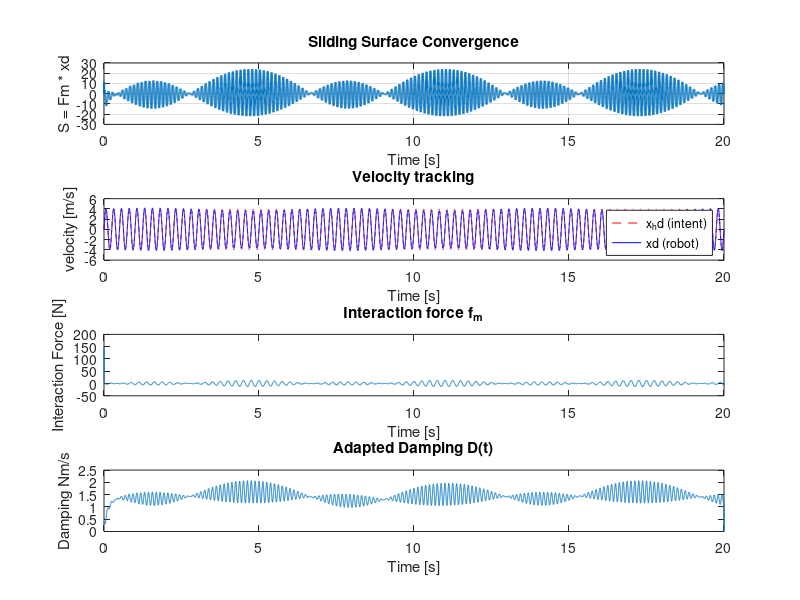

This chart was generated by the following MATLAB code:
clear; clc; close all;
%% parameters
dt = 0.001;
T = 20;
t = 0:dt:T;
N = numel(t);

% Human dynamics parameters
Mh = 0.1*sin(t) + 1.5;
Dh = 0.05*sin(0.5*t) + 0.1;
% Robot dynamics parameters
Ma = 2;
Da = 0.4;

Dmin = 0.05;
Dmax = 100.0;

%% preallocation
x = zeros(1, N);
xd = zeros(1, N);
xdd = zeros(1, N);

fh = zeros(1, N);
fm = zeros(1, N);
% fm_comp = zeros(1, N);

lam = zeros(1, N);
lamh = zeros(1, N);
A = zeros(1, N);


D = zeros(1, N);
Dd = zeros(1, N);
S = zeros(1, N);
%% Sinusoidal motion profile

scenario = 1; % 1 for sine, 2 for arctan

switch scenario
    case 1
        % freq = 0.1;
        % amp   = 1;  % [m] amplitude

        freq = 4;
        amp   = 4;  % [m] amplitude
        xhd = amp * sin(2*pi*freq*t);
        xhdd = amp * 2*pi * freq * cos(2*pi*freq*t);
    case 2
        A = 0.05;
        k = 30;
        % move-and-stop using arctan profile
        xh = A * atan(k * (t-3));
        xhd = A * k ./ (1 + (k * (t-3)).^2);
        xhdd = -2 * A * k^3 * (t-3) ./ (1 + (k * (t-3)).^2).^2;
end

%% Sim loop
xd(1) = 0;
xdd(1) = 0;

fh(1) = Mh(1) * xhdd(1) + Dh(1) * xhd(1);
fm(1) = Mh(1) * (xhdd(1) - xdd(1)) + Dh(1) * (xhd(1) - xd(1));

D(1) = Da;
eps = 3e-1; % [[[[[[[[[[how to adaptively tune epsilon]]]]]]]]]] 3e-1
gamma = 0.05; % scaling coeff of fm
ks = 1; % sliding gain
phi = 0.01; % boundary layer width
% %%
% Fstd = 0.001;
% clamp = @(x, minVal, maxVal) max(min(x, maxVal), minVal);
%%

xdd(2) = (1/Ma) * (fh(1) - D(1) * xd(1));
xd(2) = xd(1) + xdd(2) * dt;



for k = 2:N-1
    Fs = Mh(k) * xhdd(k) + Dh(k) * xhd(k);

    S(k) = fm(k-1) * xd(k);
    
    Dd(k) = -ks * S(k);
    D(k) = D(k-1) + Dd(k) * dt;
    D(k) = min(max(D(k), Dmin), Dmax);
    
    % D(k) = clamp(Fstd / abs(xd(k-1)+ 1e-6), Dmin, Dmax);

    fm(k) = Mh(k) * (xhdd(k) - xdd(k)) + Dh(k) * (xhd(k) - xd(k));
    
    % if abs(fm(k)) > 30
    %     lam(k) = Ma * xdd(k) + D(k) * xd(k) - fm(k);
    % 
    %     A(k) = xd(k) / xhd(k) * (xhd(k) - xhd(k-1))^2 / (xd(k) - xd(k-1))^2;
    % 
    %     lamh(k) = A(k) * (lam(k) + fm(k));
    %     Fs = lamh(k);
    % 
    %     xdd(k+1) = (1/Ma) * (Fs - D(k) * xd(k));
    %     xd(k+1) = xd(k) + xdd(k) * dt;
    % else
    %     xdd(k+1) = (1/Ma) * (Fs - D(k) * xd(k));
    %     xd(k+1) = xd(k) + xdd(k) * dt;
    % end

    xdd(k+1) = (1/Ma) * ((1+eps)*Fs - D(k) * xd(k));
    xd(k+1) = xd(k) + xdd(k) * dt;
end

%% Plot results

% 1) Sliding surface
figure;
subplot(4, 1, 1);
plot(t, S, "LineWidth", 1.5);
xlabel('Time [s]'); ylabel('S = Fm * xd');
title('Sliding Surface Convergence');
% xlim([2.5, 3.5])
grid on;

% 2) velocity tracking
subplot(4,1,2);
plot(t, xhd, 'r--', t, xd, 'b');
xlabel('Time [s]'); ylabel('velocity [m/s]');
legend('x_hd (intent)', 'xd (robot)');
title('Velocity tracking');
% xlim([2.5, 3.5])

% 3) interaction force
subplot(4,1,3);
plot(t, fm);
xlabel('Time [s]'); ylabel('Interaction Force [N]');
title('Interaction force f_m');
% xlim([2.5, 3.5])

% 4) damping adaptation
subplot(4,1,4);
plot(t, D);
xlabel('Time [s]'); ylabel('Damping Nm/s');
title('Adapted Damping D(t)');
% xlim([2.5, 3.5])


% %%
% Wh  = cumtrapz(t, fm .* xd);   % W_h = ∫ F_h * \dot x dt
% Epo = cumtrapz(t, fm .* xd);   % same integral
% 
% figure;
% subplot(2,1,1);
% plot(t, Wh, 'm', 'LineWidth',1.2);
% ylabel('W_h [J]'); title('Cumulative Human Work');
% grid on;
% 
% subplot(2,1,2);
% plot(t, Epo, 'c', 'LineWidth',1.2);
% ylabel('E_{PO} [J]'); xlabel('Time [s]');
% title('Passivity Observer (E_{PO} \ge 0)');
% grid on;